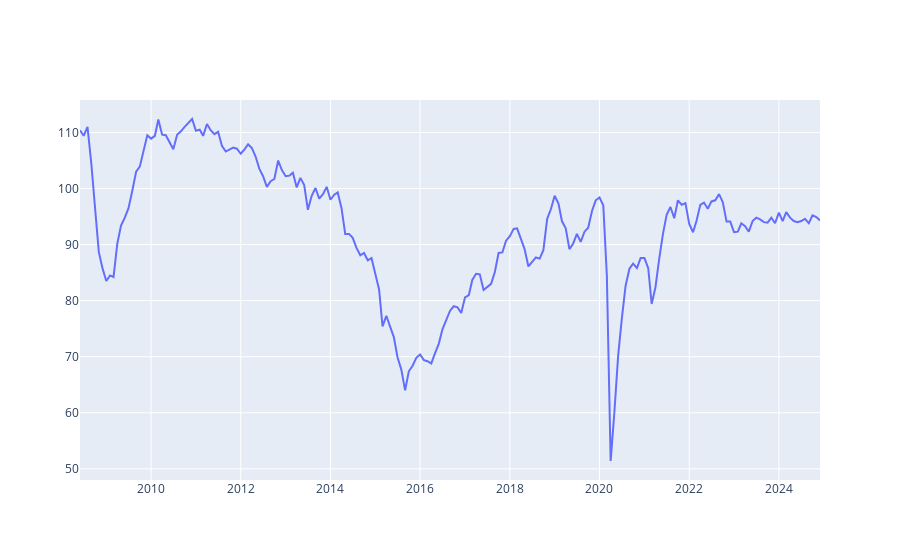

This figure's notebook cell:
### Markdown cell above
### Sondagem de Serviços

### Code cell
#confianca_servicos = nasdaqdatalink.get('BCB/20339', start_date='2002-01-01')

confianca_servicos = extracao_bcb(20339, '01/01/2002', data_fim=pd.to_datetime(datetime.today().date()).strftime('%d/%m/%Y'))

fig = go.Figure()
fig.add_trace(go.Scatter(name='ConfiancaServicos', x=confianca_servicos.index, y=confianca_servicos.Value))
fig.show()

### Figure 1 — Plotly figure (JSON) as saved in the notebook; plotly's stock layout.template omitted (floating-point values rounded to 4 significant figures; data arrays with more than 128 entries replaced by an {"elided": "..."} marker saying what was removed)
{"data": [{"name": "ConfiancaServicos", "type": "scatter", "x": {"elided": "199 str values"}, "y": {"elided": "199 float values"}}], "layout": {}}
